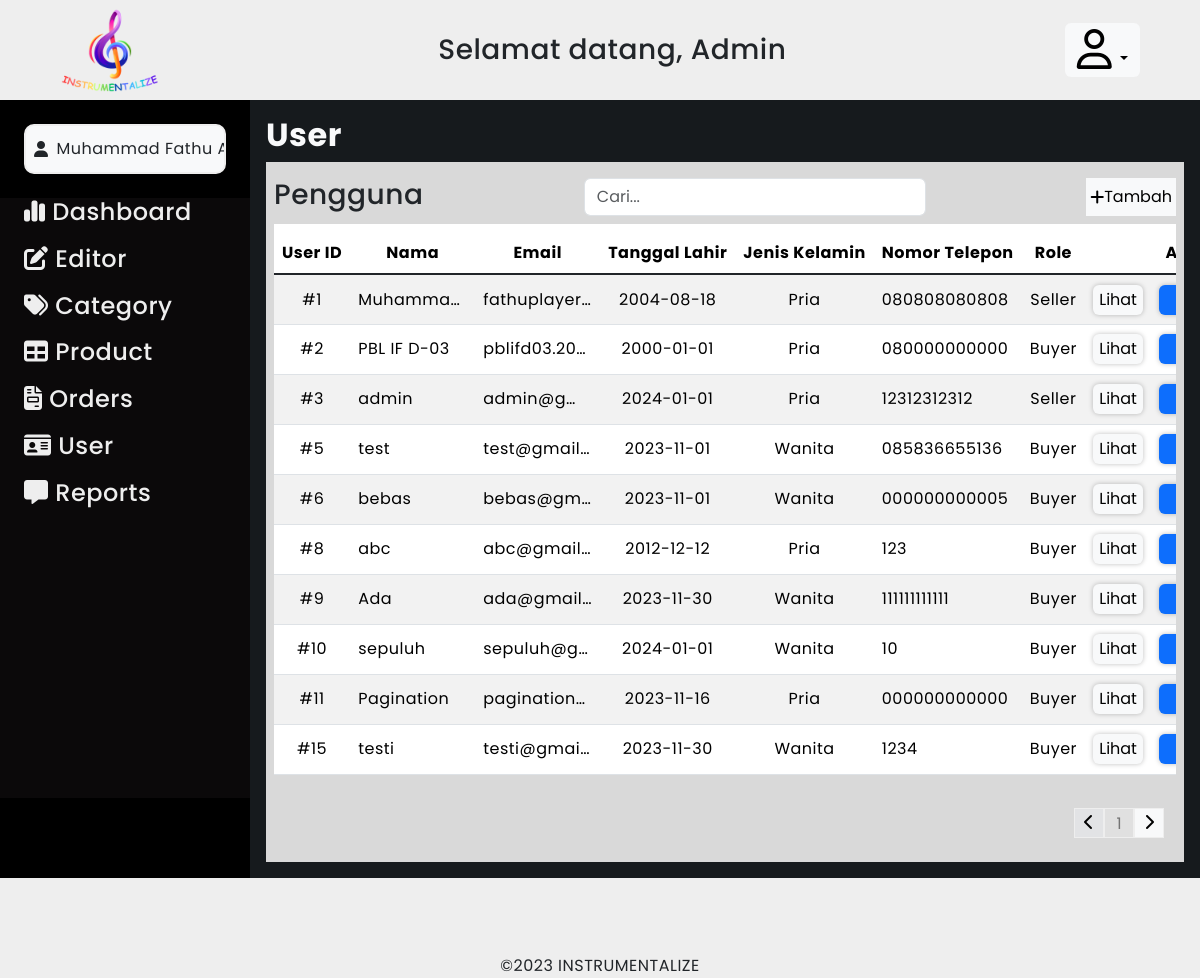
Page /admin-user.php (signed in) on the committed database.
### tables this page shows
CREATE TABLE `user` (
  `user_id` int(10) NOT NULL,
  `user_name` varchar(50) NOT NULL,
  `user_email` varchar(50) NOT NULL,
  `user_birthday` date NOT NULL,
  `user_gender` enum('Pria','Wanita') NOT NULL,
  `user_phone` varchar(20) NOT NULL,
  `user_password` varchar(255) NOT NULL,
  `user_role` enum('Buyer','Seller') NOT NULL
);

### function.php (called while the page is built, shortened)
<?php
$conn = mysqli_connect("localhost", "root", "", "instrumentalize");
function query($query) {
    global $conn;
    $result = mysqli_query($conn, $query);
    $datas = [];
    while( $data = mysqli_fetch_assoc($result)){
        $datas [] = $data;
    }
    return $datas;
}
?>

### admin-user.php (the view, shortened to what this page needs)
<?php
require 'function.php';
$pengguna = $_SESSION['user_name'];
$user_total = count(query("SELECT * FROM user"));
$page = ceil($user_total / 10);
$current_page = (isset($_GET["page"])) ? $_GET["page"] : 1;
$first_data = (10 * $current_page) - 10;
$user = query("SELECT * FROM user LIMIT $first_data,10");
?>
<!DOCTYPE html>
<html lang="en">
<head>
    <link href="https://cdn.jsdelivr.net/npm/bootstrap@5.3.2/dist/css/bootstrap.min.css" rel="stylesheet">
    <link rel="stylesheet" href="style-admin.css">
</head>
<body>
    <header class="container-fluid" id="">
        <div class="d-flex align-items-center justify-content-between mx-lg-5" id="admin-box-header">
            <img src="images/INSTRUMENTALIZE_logo.png" class="ml-5" alt="instrumentalize-logo">
            <h3 class="d-none d-lg-block mb-0">Selamat datang, Admin</h3>
            <div class="dropdown-center">
                <button class="btn btn-light dropdown-toggle" type="button" data-bs-toggle="dropdown" aria-expanded="false">
                    <i class="h1 fa-regular fa-user m-0" style="color: #000"></i>
                </button>
            </div>
        </div>
    </header>
    <div class="d-flex" id="wrapper-content">
        <div class="offcanvas-lg offcanvas-start bg-black text-light" tabindex="-1" id="offcanvas-navbar" aria-labelledby="offcanvasExampleLabel">
            <div class="container text-dark p-4">
                <div class="d-flex bg-light align-items-center p-2 gap-2" id="profile-admin-box">
                    <i class="fa-solid fa-user mb-0"></i>
                    <p class="text-dark mb-0"><?php echo $pengguna;?></p>
                </div>
            </div>
            <nav class="d-lg-flex flex-column text-white px-4" id="admin-box-navigation">
                <ul class="h4 navbar-nav">
                    <li class="nav-item active">
                        <a href="admin-dashboard.php" class="nav-link mb-3">
                            <i class="fa-solid fa-chart-simple"></i>
                            Dashboard
                        </a>
                    </li>
                    <li>
                        <a href="admin-editor.php" class="nav-link mb-3">
                            <i class="fa-solid fa-pen-to-square"></i>
                            Editor
                        </a>
                    </li>
                    <li>
                        <a href="admin-category.php" class="nav-link mb-3">
                            <i class="fa-solid fa-tags"></i>
                            Category
                        </a>
                    </li>
                    <li>
                        <a href="admin-product.php" class="nav-link mb-3">
                            <i class="fa-solid fa-table"></i>
                            Product
                        </a>
                    </li>
                    <li>
                        <a href="admin-orders.php" class="nav-link mb-3">
                            <i class="fa-solid fa-file-invoice"></i>
                            Orders
                        </a>
                    </li>
                    <li>
                        <a href="admin-user.php" class="nav-link mb-3">
                            <i class="fa-solid fa-id-card"></i>
                            User
                        </a>
                    </li>
                    <li>
                        <a href="admin-reports.php" class="nav-link mb-3">
                            <i class="fa-solid fa-message"></i>
                            Reports
                        </a>
                    </li>
                </ul>
            </nav>
        </div>
        <section class="text-light p-3" id="admin-box-content">
            <h2><b>User</b></h2>
            <div class="container-fluid d-flex flex-column text-dark p-2" id="content-box-wrapper">
                <div class="container-fluid d-flex justify-content-between py-2 px-0">
                    <h3 class="mb-0">Pengguna</h3>
                    <form class="mb-0" action="" method="post">
                        <input type="text" class="form-control focus-ring focus-ring-secondary" id="inputSearchUser" placeholder="Cari..." autocomplete="off">
                    </form>
                    <button class="btn btn-light d-flex align-items-center p-1" id="button-table-add" data-bs-toggle="modal" data-bs-target="#create-user-modal">
                        <i class="fa-solid fa-plus" style="color: #000000;"></i>
                        <p class="m-0">Tambah</p>
                    </button>
                </div>
                <div class="overflow-x-scroll" id="boxTableUser">
                    <table class="table table-striped mb-auto" id="admin-table-editable">
                        <thead class="text-center">
                            <tr>
                                <th scope="col">User ID</th>
                                <th scope="col">Nama</th>
                                <th scope="col">Email</th>
                                <th scope="col">Tanggal Lahir</th>
                                <th scope="col">Jenis Kelamin</th>
                                <th scope="col">Nomor Telepon</th>
                                <th scope="col">Role</th>
                                <th scope="col" colspan="3">Aksi</th>
                            </tr>
                        </thead>
                        <tbody class="table-group-divider align-middle text-center">
                            <?php foreach($user as $usr): ?>
                            <tr>
                                <td>#<?= $usr["user_id"] ?></td>
                                <td class="text-start"><?= $usr["user_name"] ?></td>
                                <td class="text-start"><?= $usr["user_email"] ?></td>
                                <td><?= $usr["user_birthday"] ?></td>
                                <td><?= $usr["user_gender"] ?></td>
                                <td class="text-start"><?= $usr["user_phone"] ?></td>
                                <td><?= $usr["user_role"] ?></td>
                                <td>
                                    <button class="btn btn-light" data-bs-toggle="modal" data-bs-target="#user-modal-<?= $usr["user_id"] ?>">
                                        Lihat
                                    </button>
                                </td>
                                <td>
                                    <button class="btn btn-primary" data-bs-toggle="modal" data-bs-target="#edit-user-modal-<?= $usr["user_id"] ?>">
                                    </button>
                                </td>
                            </tr>
                            <?php endforeach; ?>
                        </tbody>
                    </table>
                </div>
                <div class="container-fluid mt-auto">
                    <ul class="list-unstyled d-flex justify-content-end mb-0 py-3" id="pagination-table">
                        <li>
                            <?php if ($current_page == 1): ?>
                            <button class="bg-secondary-subtle pe-none" id="nav">
                                <i class="fa-solid fa-chevron-left" style="color: #000000;"></i>
                            </button>
                            <?php endif; ?>
                        </li>
                        <li>
                            <a>
                                <input class="text-center" type="text" name="" id="" placeholder="<?= $current_page ?>" disabled>
                            </a>
                        </li>
                        <li>
                            <?php if ($current_page == $page): ?>
                            <button class="bg-secondary-subtle pe-none" id="nav">
                                <i class="fa-solid fa-chevron-right" style="color: #000000;"></i>
                            </button>
                            <?php else: ?>
                            <a href="?page=<?= $current_page + 1 ?>">
                                <button class="btn btn-light" id="nav">
                                    <i class="fa-solid fa-chevron-right" style="color: #000000;"></i>
                                </button>
                            </a>
                            <?php endif; ?>
                        </li>
                    </ul>
                </div>
            </div>
        </section>
    </div>
    <footer class="container-fluid justify-content-center d-flex align-items-end" id="">
        ©2023 INSTRUMENTALIZE
    </footer>
</body>
</html>

### style-admin.css (style rules this page uses)
html { scroll-behavior: smooth; }
body { background-color: #161a1d; font-family: 'Poppins', sans-serif; letter-spacing: 0.5px; }
header { height: 100px; background-color: #eee; }
header img { width: 100px; height: 100px; }
header .btn { border: none; }
footer { height: 100px; background-color: #eee; }
#profile-admin-box { border: 2.5px solid #eee; height: 50px; max-width: auto; border-radius: 10px; white-space: nowrap; overflow: hidden; text-overflow: ellipsis; }
nav { min-height: calc(100vh - 200px); }
#admin-box-navigation { background-color: #0B090A; min-width: 250px; }
.nav-link { padding: 0; }
#offcanvas-navbar { color: #eeeeee; width: 250px; }
#wrapper-content { min-height: calc(100vh - 200px); }
#admin-box-content { width: 100%; overflow: hidden; }
#content-box-wrapper { background-color: #d9d9d9; width: 100%; min-height: 700px; }
#button-table-add { border: none; border-radius: 0; }
#admin-table-editable { width: 100%; }
#admin-table-editable thead tr th { max-height: 50px; height: 50px; width: fit-content; white-space: nowrap; overflow: hidden; text-overflow: ellipsis; }
#admin-table-editable tbody tr td { max-height: 50px; height: 50px; max-width: 125px; white-space: nowrap; overflow: hidden; text-overflow: ellipsis; }
#admin-table-editable button { border: none; padding: 0; margin: 0; height: 30px; width: 50px; box-shadow: 0 0 5px rgba(0, 0, 0, 0.25); }
#pagination-table #nav, #pagination-table input { width: 30px; height: 30px; padding: 1px; border: 1px solid #eee; border-radius: 0; }

### rows in the picture
user: user_id "1", user_name "Muhamma…", user_email "fathuplayer…", user_birthday "2004-08-18", user_gender "Pria", user_phone "080808080808", user_role "Seller"
user: user_id "2", user_name "PBL IF D-03", user_email "pblifd03.20…", user_birthday "2000-01-01", user_gender "Pria", user_phone "080000000000", user_role "Buyer"
user: user_id "3", user_name "admin", user_email "admin@g…", user_birthday "2024-01-01", user_gender "Pria", user_phone "12312312312", user_role "Seller"
user: user_id "5", user_name "test", user_email "test@gmail…", user_birthday "2023-11-01", user_gender "Wanita", user_phone "085836655136", user_role "Buyer"
user: user_id "6", user_name "bebas", user_email "bebas@gm…", user_birthday "2023-11-01", user_gender "Wanita", user_phone "000000000005", user_role "Buyer"
user: user_id "8", user_name "abc", user_email "abc@gmail…", user_birthday "2012-12-12", user_gender "Pria", user_phone "123", user_role "Buyer"
user: user_id "9", user_name "Ada", user_email "ada@gmail…", user_birthday "2023-11-30", user_gender "Wanita", user_phone "111111111111", user_role "Buyer"
user: user_id "10", user_name "sepuluh", user_email "sepuluh@g…", user_birthday "2024-01-01", user_gender "Wanita", user_phone "10", user_role "Buyer"
user: user_id "11", user_name "Pagination", user_email "pagination…", user_birthday "2023-11-16", user_gender "Pria", user_phone "000000000000", user_role "Buyer"
user: user_id "15", user_name "testi", user_email "testi@gmai…", user_birthday "2023-11-30", user_gender "Wanita", user_phone "1234", user_role "Buyer"

### other values in the picture
$pengguna "Muhammad Fath…"
